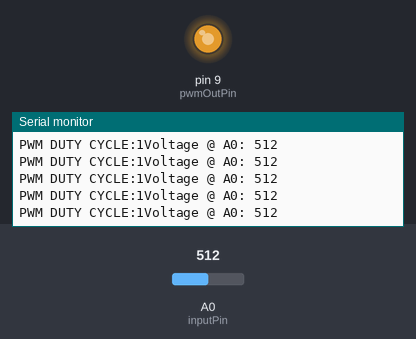
Bench run of a sketch on a simulated Arduino Uno, built with avr-gcc and run on an emulated ATmega328P. Parts: output pins drawn as LEDs (lit = HIGH), the last lines printed to the serial monitor. The test bench sets the inputs (shaded band); at power-on: A0 (inputPin) = 512.

Above: at 1.2 s.
1.3 s: A0 (inputPin) set to 106
At 1.3 s:
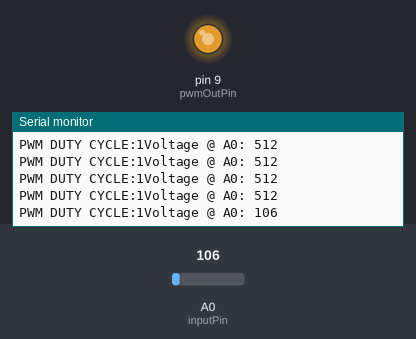
4.3 s: A0 (inputPin) set to 90
At 4.33 s:
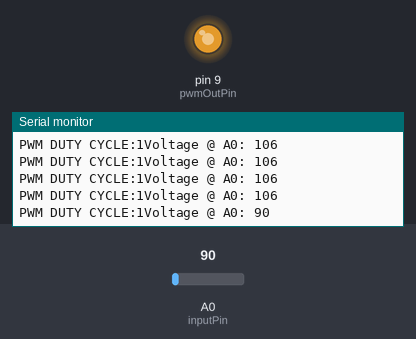
Timing chart, 0 to 7.3 s (numbered marks = the images above; inputs shaded):
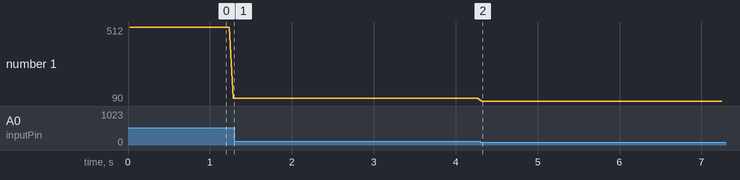

Measured:
- after the input at 4.3 s, the serial monitor: prints a new line at once (image 2)
- plotted number 1: 106 → 90 after the input at 4.3 s

The sketch:

capstonePWM.ino
```cpp
const int pwmOutPin = 9; // Select a PWM capable pin
void setup() {
  Serial.begin(9600);
  pinMode(pwmOutPin, OUTPUT);
  analogWrite(pwmOutPin, 191); // Start with a 75% duty cycle
}

const int inputPin = A0; // Use an analog input pin
unsigned long pwmDetectedTime = 0;
bool isPWM = false;
bool state = false;

void loop() {
  static unsigned long lastMillis = 0;
  unsigned long currentMillis = millis();

  // Read the input value
  int inputValue = analogRead(inputPin);

  // Simplistic detection logic: A fluctuating signal suggests PWM
  if ((inputValue > 500 && inputValue < 600) || inputValue < 25) { // Adjust these based on expected PWM voltage levels
    // Signal detected as PWM
    if (!isPWM) { // Transition from non-PWM to PWM detected
      isPWM = true;
      pwmDetectedTime = currentMillis;
      state = true;
    }
  } else if ((inputValue > 25 && inputValue < 500) && inputValue > 600)  {
    if (!isPWM) {
      isPWM = false;
      pwmDetectedTime = 0;
      state = false;
    }
  } else {
    isPWM = false;
  }

  // After detecting PWM, wait 5 seconds and change duty cycle
  if (isPWM && (currentMillis - pwmDetectedTime > 5000)) {
    analogWrite(pwmOutPin, 64); // Change to 25% duty cycle

    isPWM = false; // Prevent further duty cycle changes
  } else if (!isPWM && (currentMillis - pwmDetectedTime > 5000)){
    analogWrite(pwmOutPin, 191);
  }


  Serial.print("Voltage @ A0: ");
  Serial.println(inputValue);
  Serial.print("PWM DUTY CYCLE:");
  Serial.print(state);

  delay(50); // Small delay to reduce reading frequency
}
```
